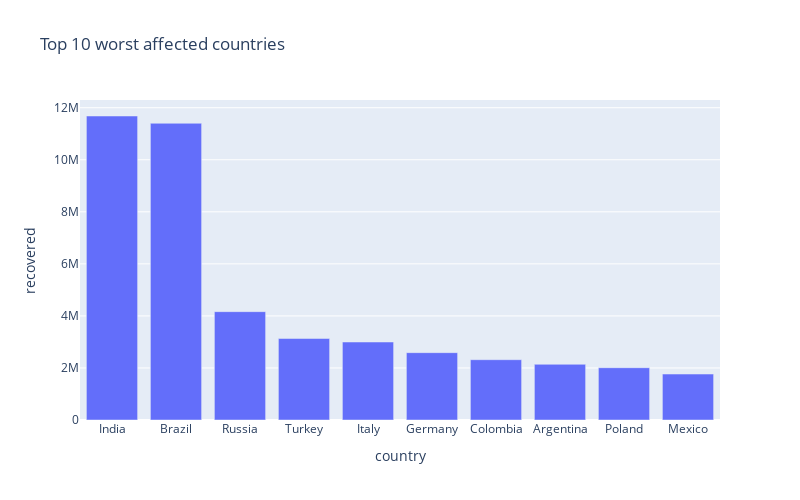

This figure's notebook cell:
### Markdown cell above
#### Recovered cases

### Code cell
px.bar(
    country_df.sort_values('recovered', ascending= False).head(10),
    x = "country",
    y = "recovered",
    title= "Top 10 worst affected countries", 
    height=500,
    width=800
)

### Figure 1 — Plotly figure (JSON) as saved in the notebook; plotly's stock layout.template omitted (floating-point values rounded to 4 significant figures)
{"data": [{"alignmentgroup": "True", "hovertemplate": "country=%{x}<br>recovered=%{y}<extra></extra>", "legendgroup": "", "marker": {"color": "#636efa"}, "name": "", "offsetgroup": "", "orientation": "v", "showlegend": false, "textposition": "auto", "type": "bar", "x": ["India", "Brazil", "Russia", "Turkey", "Italy", "Germany", "Colombia", "Argentina", "Poland", "Mexico"], "xaxis": "x", "y": [11682136, 11402671, 4163170, 3130977, 2997522, 2587580, 2317564, 2140480, 2009308, 1765244], "yaxis": "y"}], "layout": {"barmode": "relative", "height": 500, "legend": {"tracegroupgap": 0}, "title": {"text": "Top 10 worst affected countries"}, "width": 800, "xaxis": {"anchor": "y", "domain": [0, 1], "title": {"text": "country"}}, "yaxis": {"anchor": "x", "domain": [0, 1], "title": {"text": "recovered"}}}}
